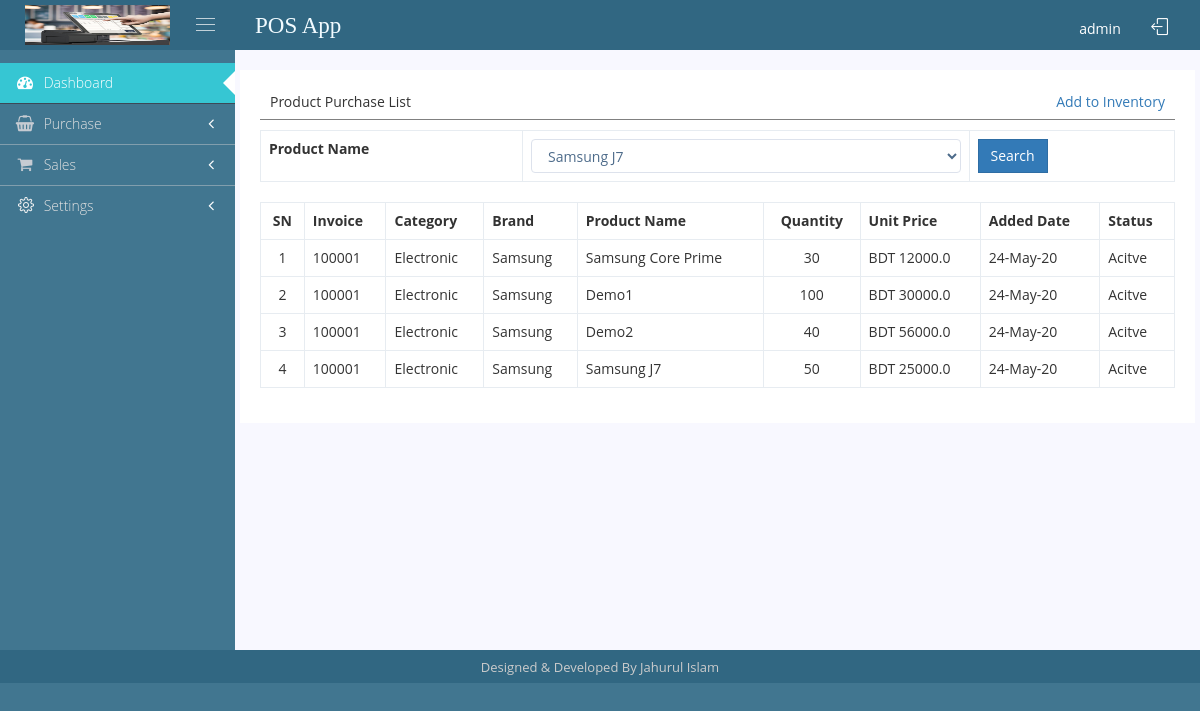
The app's page /purchase-list/ (signed in) with its own data.
### posapp/models.py (models this page shows, shortened)
class PurchaseInfo(models.Model):
    purchase_invo   = models.IntegerField(default=0)
    product_cat     = models.ForeignKey(ProductCategory, on_delete=models.CASCADE)
    product_brand   = models.ForeignKey(ProductBrand, on_delete=models.CASCADE)
    product_name    = models.ForeignKey(ProductInfo, on_delete=models.CASCADE)
    quantity        = models.IntegerField(default=0)
    unit_price      = models.FloatField(default=0)
    sales_price     = models.FloatField(default=0)
    purchase_date   = models.DateTimeField(auto_now_add=False)
    added_by        = models.ForeignKey(UserList, on_delete=models.CASCADE)
    added_date      = models.DateTimeField(auto_now_add=True)
    status          = models.BooleanField(default=True)

class ProductCategory(models.Model):
    cat_name        = models.CharField(max_length=150, unique=True)
    added_date      = models.DateTimeField(auto_now_add=True)
    status          = models.BooleanField(default=True)
    def __str__(self):
        return self.cat_name

class ProductBrand(models.Model):
    brand_name      = models.CharField(max_length=150, unique=True)
    added_date      = models.DateTimeField(auto_now_add=True)
    status          = models.BooleanField(default=True)
    def __str__(self):
        return self.brand_name

class ProductInfo(models.Model):
    product_cat     = models.ForeignKey(ProductCategory, on_delete=models.CASCADE)
    product_brand   = models.ForeignKey(ProductBrand, on_delete=models.CASCADE)
    product_name    = models.CharField(max_length=200, unique=True)
    added_date      = models.DateTimeField(auto_now_add=True)
    status          = models.BooleanField(default=True)
    def __str__(self):
        return self.product_name

### posapp/views.py (the view, shortened to what this page needs)
# urls.py: path('purchase-list/', views.purchase_list, name="purchase_list"),
def purchase_list(request):
    if request.session["userid"]:
        if request.method == "GET":
            purchase_list = models.PurchaseInfo.objects.order_by("-purchase_invo")
            product_list  = models.ProductInfo.objects.filter(status=True)
            context = {
                "purchase_list": purchase_list,
                "product_list": product_list,
            }
            return render(request, "posapp/common/purchase_list.html", context)
    else:
        return redirect("user_logout")

### posapp/templates/posapp/common/purchase_list.html (shortened to what this page needs)
{% extends 'posapp/common/base.html' %}
{% load static %}
{% load custom_tags %}
{% block content %}
<div class="portlet-body form">
    <div class="row">
        <div class="portlet light">
            <div class="page_header">
                <div class="page_header_left">Product Purchase List</div>
                <div class="page_header_right">
                    <a href="/inventory/">Add to Inventory</a>
                </div>
            </div>
            <form method="POST">{% csrf_token %}
                <table class="table table-bordered">
                    <tr>
                        <th>Product Name</th>
                        <td>
                            <select name="product_name" class="form-control">
                                {% for data in product_list %}
                                    <option value="{{ data.pk }}" {% if data.pk == product_name %} selected {% endif %}> {{ data.product_name }} </option>
                                {% endfor %}
                            </select>
                        </td>
                        <td><input type="submit" value="Search" class="btn btn-primary"/></td>
                    </tr>
                </table>
            </form>
            <table class="table table-bordered">
                <tr>
                    <th class="text-center">SN</th>
                    <th>Invoice</th>
                    <th>Category</th>
                    <th>Brand</th>
                    <th>Product Name</th>
                    <th class="text-center">Quantity</th>
                    <th>Unit Price</th>
                    <th>Added Date</th>
                    <th>Status</th>
                </tr>
                {% for data in purchase_list %}
                    <tr>
                        <td class="text-center">{{ forloop.counter }}</td>
                        <td>{{ data.purchase_invo }}</td>
                        <td>{{ data.product_cat }}</td>
                        <td>{{ data.product_brand }}</td>
                        <td>{{ data.product_name }}</td>
                        <td class="text-center">{{ data.quantity }}</td>
                        <td>
                            {% if request.session.user_country == "USA" %}
                                ${{ data.unit_price|bdt_to_usd }}
                            {% else %}
                                BDT {{ data.unit_price }}
                            {% endif %}
                        </td>
                        <td>{{ data.added_date|date:"d-M-y" }}</td>
                        <td> {% if data.status %} Acitve {% else %} Inactive {% endif %} </td>
                    </tr>
                {% endfor %}
            </table>
        </div>
    </div>
</div>
{% endblock %}

### records on screen
PurchaseInfo: purchase_invo "100001", product_cat "Electronic", product_brand "Samsung", product_name "Samsung Core Prime", quantity "30", unit_price "12000.0", added_date "24-May-20", status "Acitve"
PurchaseInfo: purchase_invo "100001", product_cat "Electronic", product_brand "Samsung", product_name "Demo1", quantity "100", unit_price "30000.0", added_date "24-May-20", status "Acitve"
PurchaseInfo: purchase_invo "100001", product_cat "Electronic", product_brand "Samsung", product_name "Demo2", quantity "40", unit_price "56000.0", added_date "24-May-20", status "Acitve"
PurchaseInfo: purchase_invo "100001", product_cat "Electronic", product_brand "Samsung", product_name "Samsung J7", quantity "50", unit_price "25000.0", added_date "24-May-20", status "Acitve"

### other values on screen
{{ request.session.user_full_name }} "admin"
form field product_name "Samsung J7"
